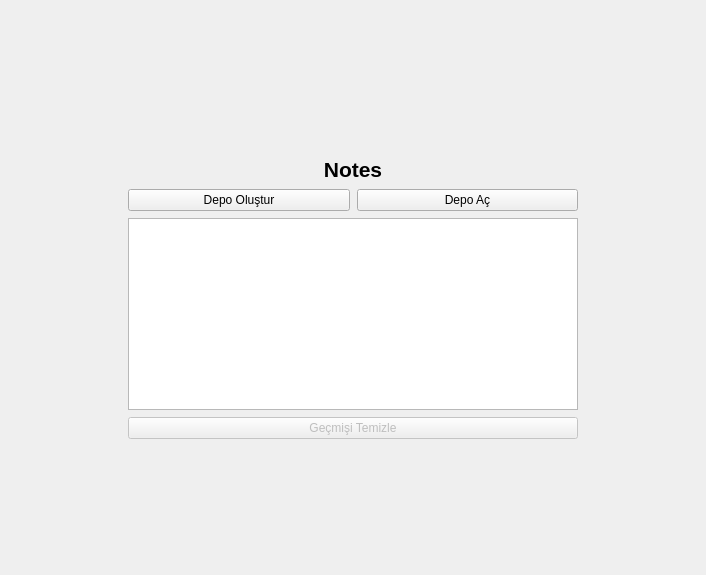
<?xml version="1.0" encoding="UTF-8"?>
<ui version="4.0">
 <class>Form</class>
 <widget class="QWidget" name="Form">
  <property name="windowModality">
   <enum>Qt::ApplicationModal</enum>
  </property>
  <property name="geometry">
   <rect>
    <x>0</x>
    <y>0</y>
    <width>706</width>
    <height>575</height>
   </rect>
  </property>
  <property name="windowTitle">
   <string>Notes App</string>
  </property>
  <property name="windowIcon">
   <iconset>
    <normaloff>icon.ico</normaloff>icon.ico</iconset>
  </property>
  <layout class="QVBoxLayout" name="verticalLayout">
   <property name="spacing">
    <number>7</number>
   </property>
   <property name="leftMargin">
    <number>0</number>
   </property>
   <property name="topMargin">
    <number>0</number>
   </property>
   <property name="rightMargin">
    <number>0</number>
   </property>
   <property name="bottomMargin">
    <number>0</number>
   </property>
   <item>
    <spacer name="verticalSpacer_2">
     <property name="orientation">
      <enum>Qt::Vertical</enum>
     </property>
     <property name="sizeHint" stdset="0">
      <size>
       <width>20</width>
       <height>40</height>
      </size>
     </property>
    </spacer>
   </item>
   <item>
    <layout class="QVBoxLayout" name="verticalLayout_2">
     <property name="leftMargin">
      <number>128</number>
     </property>
     <property name="rightMargin">
      <number>128</number>
     </property>
     <item>
      <layout class="QHBoxLayout" name="horizontalLayout">
       <item>
        <widget class="QLabel" name="label_2">
         <property name="maximumSize">
          <size>
           <width>160</width>
           <height>160</height>
          </size>
         </property>
         <property name="pixmap">
          <pixmap>icon-512x.png</pixmap>
         </property>
         <property name="scaledContents">
          <bool>true</bool>
         </property>
         <property name="alignment">
          <set>Qt::AlignCenter</set>
         </property>
        </widget>
       </item>
      </layout>
     </item>
     <item>
      <widget class="QLabel" name="label">
       <property name="text">
        <string>&lt;html&gt;&lt;head/&gt;&lt;body&gt;&lt;p align=&quot;center&quot;&gt;&lt;span style=&quot; font-size:16pt; font-weight:600;&quot;&gt;Notes&lt;/span&gt;&lt;/p&gt;&lt;/body&gt;&lt;/html&gt;</string>
       </property>
      </widget>
     </item>
     <item>
      <layout class="QVBoxLayout" name="verticalLayout_4">
       <item>
        <layout class="QHBoxLayout" name="horizontalLayout_3">
         <item>
          <widget class="QPushButton" name="button_createRepo">
           <property name="text">
            <string>Depo Oluştur</string>
           </property>
          </widget>
         </item>
         <item>
          <widget class="QPushButton" name="button_openRepo">
           <property name="text">
            <string>Depo Aç</string>
           </property>
          </widget>
         </item>
        </layout>
       </item>
      </layout>
     </item>
     <item>
      <widget class="QListWidget" name="recent_repos"/>
     </item>
     <item>
      <widget class="QPushButton" name="button_clearRecents">
       <property name="enabled">
        <bool>false</bool>
       </property>
       <property name="text">
        <string>Geçmişi Temizle</string>
       </property>
      </widget>
     </item>
    </layout>
   </item>
   <item>
    <spacer name="verticalSpacer">
     <property name="orientation">
      <enum>Qt::Vertical</enum>
     </property>
     <property name="sizeHint" stdset="0">
      <size>
       <width>20</width>
       <height>40</height>
      </size>
     </property>
    </spacer>
   </item>
  </layout>
 </widget>
 <resources/>
 <connections>
  <connection>
   <sender>button_clearRecents</sender>
   <signal>clicked()</signal>
   <receiver>recent_repos</receiver>
   <slot>clear()</slot>
   <hints>
    <hint type="sourcelabel">
     <x>352</x>
     <y>510</y>
    </hint>
    <hint type="destinationlabel">
     <x>352</x>
     <y>393</y>
    </hint>
   </hints>
  </connection>
 </connections>
</ui>
